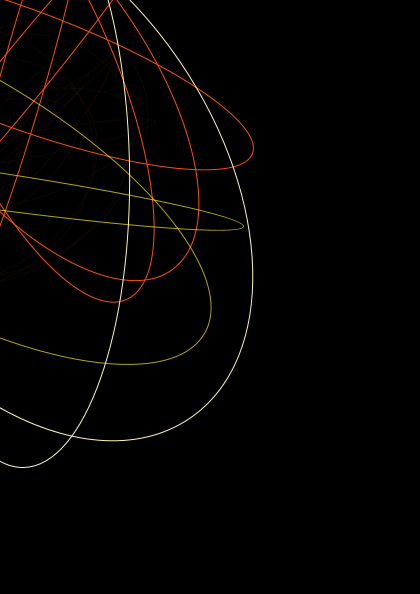
Frame 1 (no input)
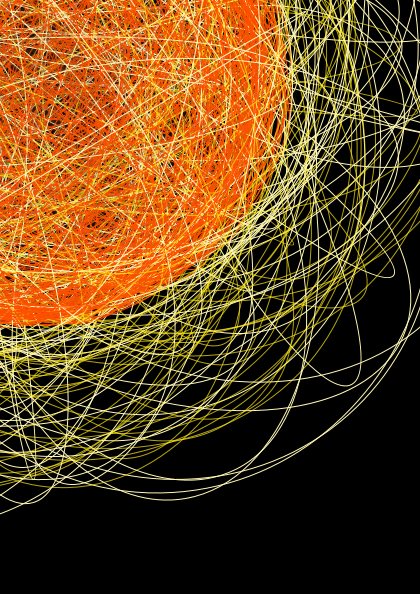
Frame 60 (the mouse pressed at the canvas centre just before this capture)
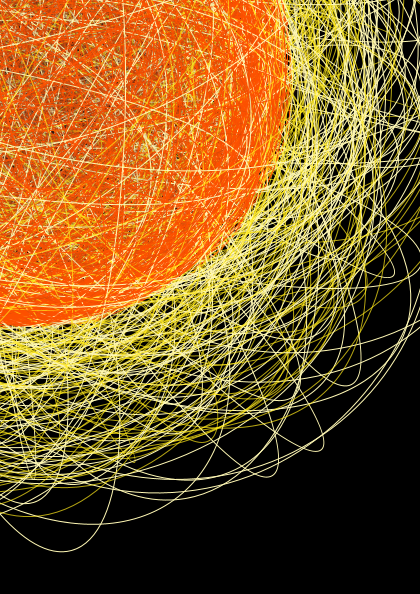
Frame 120 (the mouse held since frame 60 and released just before this capture)

The Processing sketch that drew these frames (run headless with seeded random() and noise(); from frame 60 on, the mouse is pressed at the canvas centre):

// Processing sketch: processing_163131
// ── processing_163131.pde

int w, h, j;

void setup() {
  size(420, 594);
  background(0);
  noFill();
}

void draw() {
  w=width;
  h=height;
  blend(0, 0, w, h, 0, 0, w, h, BLEND);

  translate(random(40), 70);
  noFill();
  stroke(#FC5000);
  for (j=0; j<5; j++) {
    rotate((float)frameCount/random(2));
    ellipse(random(0), random(9), random(500), 500);
  }

  translate(random(40), 70);
  noFill();
  stroke(111, 51, 26, 30);
  for (j=0; j<10; j++) {
    rotate((float)frameCount/random(40));
    ellipse(random(0), random(90), random(300), 300);
  }

  translate(random(40), 70);
  noFill();
  stroke(255, 233, 26, 180);
  for (j=0; j<2; j++) {
    rotate((float)frameCount/random(2));
    ellipse(random(0), random(9), random(600), 600);
  }

  translate(random(40), 70);
  noFill();
  stroke(#FFF8B4);
  for (j=0; j<2; j++) {
    rotate((float)frameCount/random(2));
    ellipse(random(0), random(9), random(600), 600);
  }
}
